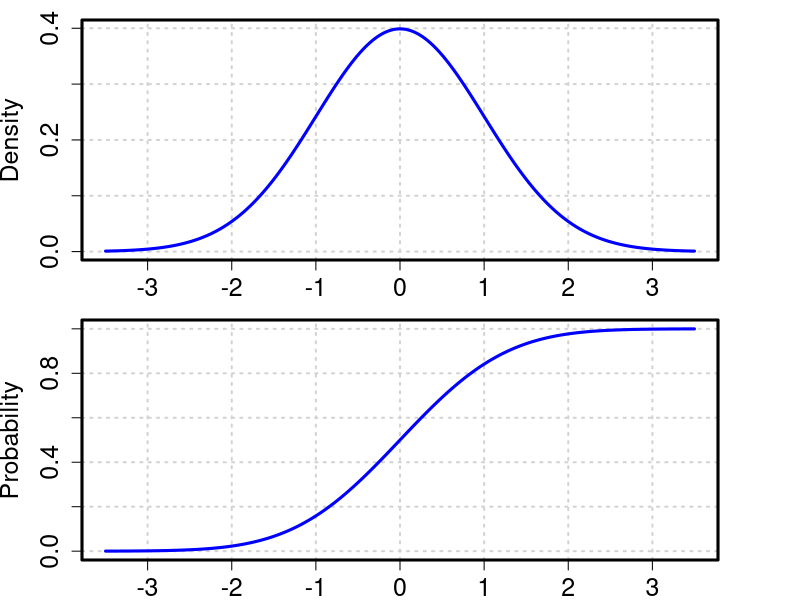
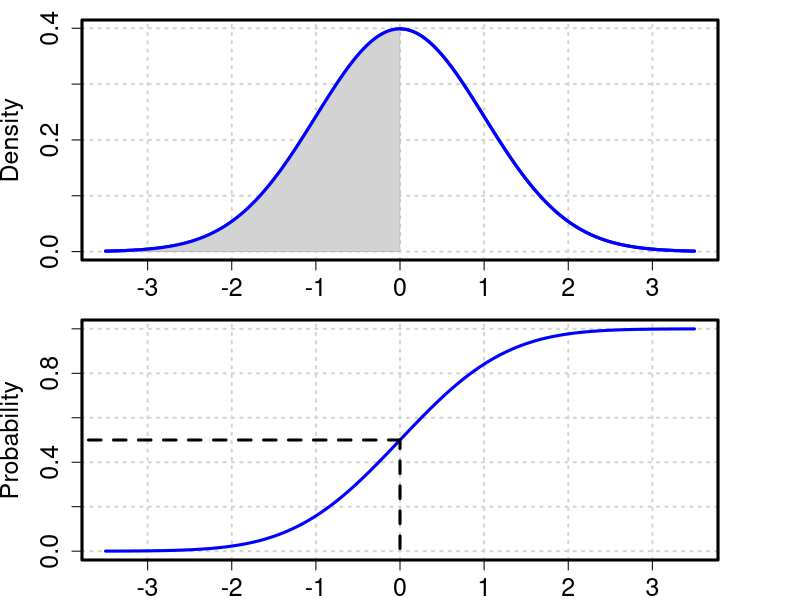

Reproduce these figures in R, in order.
## ---- chunk 1
par(mfrow=c(2,1), mar = c(2,4.1,1,4.1))
# draw a plot of the N(0,1) PDF
x <- seq(-3.5,3.5,length=200)
pdf <- dnorm(x)
plot(x,pdf,
      type = "l",
      cex.axis = 1.5, 
      cex.lab = 1.5, 
      xlim = c(-3.5, 3.5),
      ylab = "Density",
      xlab = " ",
      col = "blue",
      lwd = 3,
      panel.first = grid(nx = NULL, 
                        ny = NULL, 
                        col = "lightgray", 
                        lty = "dotted", 
                        lwd = 2)) 
box(which = "plot", 
    lty = "solid", 
    lwd = 3)
# draw a plot of the N(0,1) CDF
x <- seq(-3.5,3.5,length=200)
cdf <- pnorm(x)
plot(x,cdf,
      type = "l",
      cex.axis = 1.5, 
      cex.lab = 1.5, 
      xlim = c(-3.5, 3.5),
      ylab = "Probability",
      xlab = " ",
      col = "blue",
      lwd = 3,
      panel.first = grid(nx = NULL, 
                        ny = NULL, 
                        col = "lightgray", 
                        lty = "dotted", 
                        lwd = 2)) 
box(which = "plot", 
    lty = "solid", 
    lwd = 3)

## ---- chunk 2
par(mfrow=c(2,1), mar = c(2,4.1,1,4.1))
# draw a plot of the N(0,1) PDF

x <- seq(-3.5,3.5,length=200)
pdf <- dnorm(x)
plot(x,pdf,
      type = "l",
      cex.axis = 1.5, 
      cex.lab = 1.5, 
      xlim = c(-3.5, 3.5),
      ylab = "Density",
      xlab = " ",
      col = "blue",
      lwd = 3,
      panel.first = grid(nx = NULL, 
                        ny = NULL, 
                        col = "lightgray", 
                        lty = "dotted", 
                        lwd = 2)) 
box(which = "plot", 
    lty = "solid", 
    lwd = 3)

# The shaded area
xshade <- seq(-3.5,0,length=200)
pdfshade <- dnorm(xshade)
polygon(c(-3.5,xshade,0),c(0,pdfshade,0), col="lightgray", lwd = 0.1)
lines(x,pdf,
      lwd = 3,
      col="blue")

# draw a plot of the N(0,1) CDF
x <- seq(-3.5,3.5,length=200)
cdf <- pnorm(x)
plot(x,cdf,
      type = "l",
      cex.axis = 1.5, 
      cex.lab = 1.5, 
      xlim = c(-3.5, 3.5),
      ylab = "Probability",
      xlab = " ",
      col = "blue",
      lwd = 3,
      panel.first = grid(nx = NULL, 
                        ny = NULL, 
                        col = "lightgray", 
                        lty = "dotted", 
                        lwd = 2)) 
box(which = "plot", 
    lty = "solid", 
    lwd = 3)

segments(0, -1, 0, pnorm(0), col = "black", lty = 2, lwd = 3)
segments(-4, pnorm(0), 0, pnorm(0), col = "black", lty = 2, lwd = 3)
